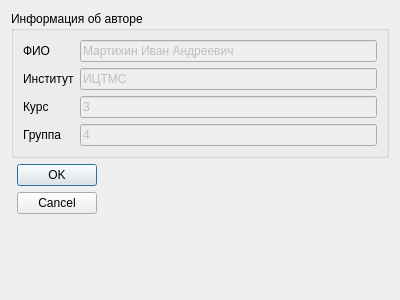
<?xml version="1.0" encoding="UTF-8"?>
<ui version="4.0">
 <class>Info</class>
 <widget class="QDialog" name="Info">
  <property name="geometry">
   <rect>
    <x>0</x>
    <y>0</y>
    <width>400</width>
    <height>300</height>
   </rect>
  </property>
  <property name="minimumSize">
   <size>
    <width>400</width>
    <height>300</height>
   </size>
  </property>
  <property name="maximumSize">
   <size>
    <width>400</width>
    <height>300</height>
   </size>
  </property>
  <property name="windowTitle">
   <string>Dialog</string>
  </property>
  <layout class="QFormLayout" name="formLayout_2">
   <item row="0" column="0" colspan="2">
    <widget class="QGroupBox" name="groupBox">
     <property name="title">
      <string>Информация об авторе</string>
     </property>
     <layout class="QFormLayout" name="formLayout">
      <item row="1" column="1">
       <widget class="QLineEdit" name="lineEdit">
        <property name="enabled">
         <bool>false</bool>
        </property>
        <property name="text">
         <string>Мартихин Иван Андреевич</string>
        </property>
       </widget>
      </item>
      <item row="3" column="1">
       <widget class="QLineEdit" name="lineEdit_2">
        <property name="enabled">
         <bool>false</bool>
        </property>
        <property name="text">
         <string>ИЦТМС</string>
        </property>
       </widget>
      </item>
      <item row="5" column="1">
       <widget class="QLineEdit" name="lineEdit_3">
        <property name="enabled">
         <bool>false</bool>
        </property>
        <property name="text">
         <string>3</string>
        </property>
       </widget>
      </item>
      <item row="7" column="1">
       <widget class="QLineEdit" name="lineEdit_4">
        <property name="enabled">
         <bool>false</bool>
        </property>
        <property name="text">
         <string>4</string>
        </property>
       </widget>
      </item>
      <item row="1" column="0">
       <widget class="QLabel" name="label">
        <property name="text">
         <string>ФИО</string>
        </property>
       </widget>
      </item>
      <item row="3" column="0">
       <widget class="QLabel" name="label_2">
        <property name="text">
         <string>Институт</string>
        </property>
       </widget>
      </item>
      <item row="5" column="0">
       <widget class="QLabel" name="label_3">
        <property name="text">
         <string>Курс</string>
        </property>
       </widget>
      </item>
      <item row="7" column="0">
       <widget class="QLabel" name="label_4">
        <property name="text">
         <string>Группа</string>
        </property>
       </widget>
      </item>
     </layout>
    </widget>
   </item>
   <item row="1" column="1">
    <widget class="QDialogButtonBox" name="buttonBox">
     <property name="orientation">
      <enum>Qt::Vertical</enum>
     </property>
     <property name="standardButtons">
      <set>QDialogButtonBox::Cancel|QDialogButtonBox::Ok</set>
     </property>
    </widget>
   </item>
  </layout>
 </widget>
 <resources/>
 <connections>
  <connection>
   <sender>buttonBox</sender>
   <signal>accepted()</signal>
   <receiver>Info</receiver>
   <slot>accept()</slot>
   <hints>
    <hint type="sourcelabel">
     <x>248</x>
     <y>254</y>
    </hint>
    <hint type="destinationlabel">
     <x>157</x>
     <y>274</y>
    </hint>
   </hints>
  </connection>
  <connection>
   <sender>buttonBox</sender>
   <signal>rejected()</signal>
   <receiver>Info</receiver>
   <slot>reject()</slot>
   <hints>
    <hint type="sourcelabel">
     <x>316</x>
     <y>260</y>
    </hint>
    <hint type="destinationlabel">
     <x>286</x>
     <y>274</y>
    </hint>
   </hints>
  </connection>
 </connections>
</ui>
